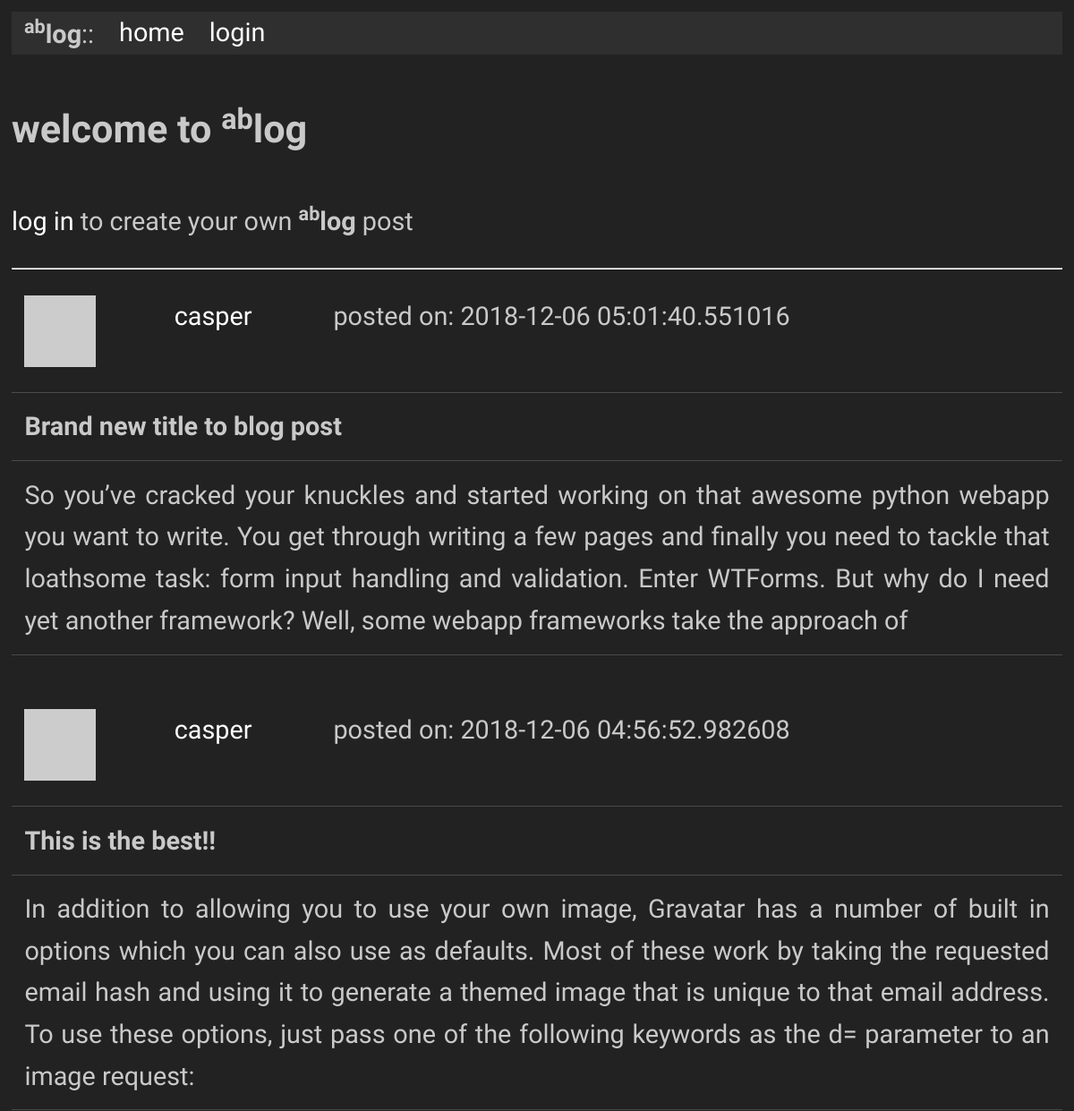
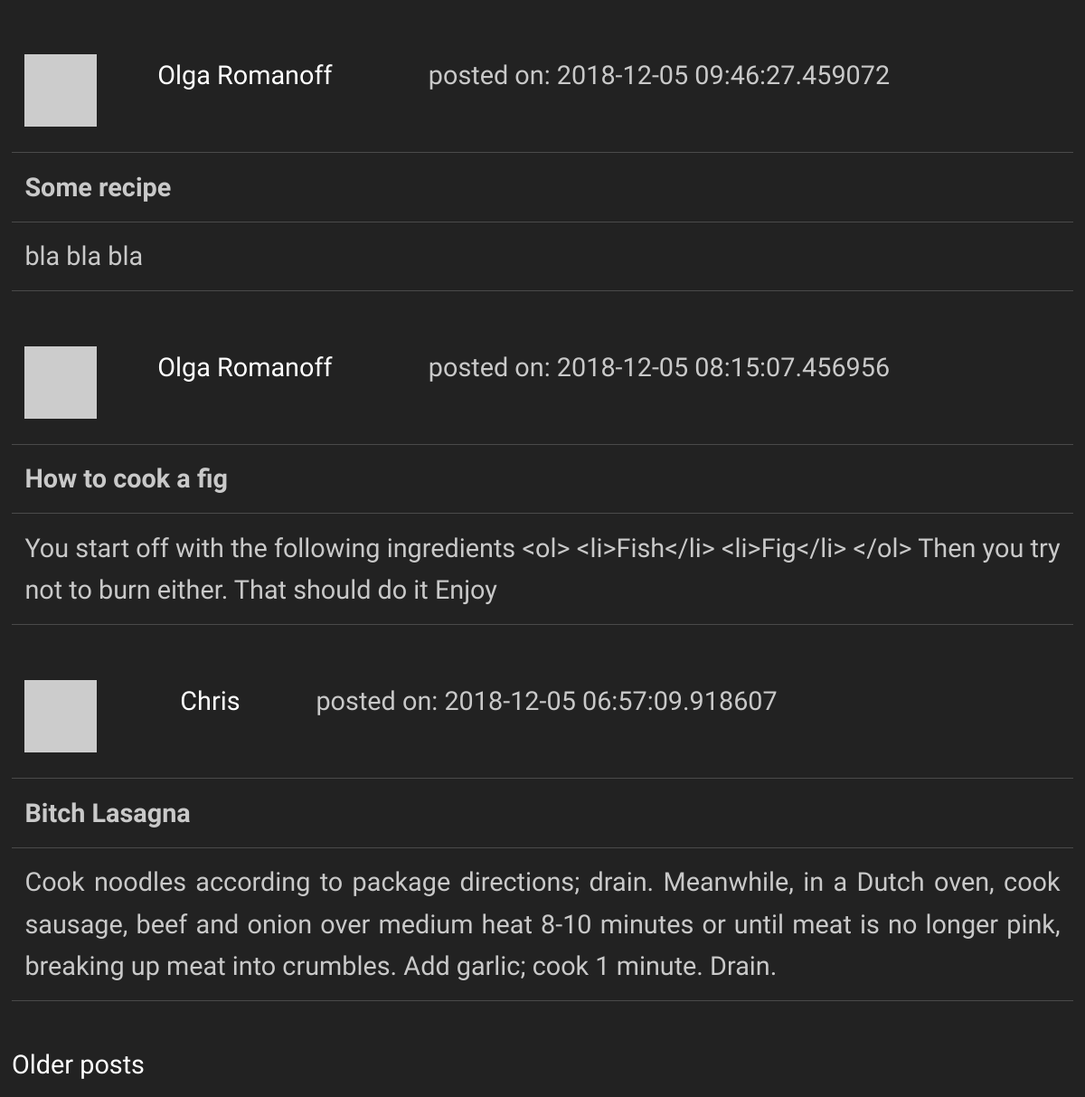
/index, run on the app's committed database (2 pictures, top to bottom).
### app/models.py (models this page shows, shortened)
class Post(db.Model):
    id           = db.Column(db.Integer, primary_key = True)
    title        = db.Column(db.String(40))
    body         = db.Column(db.String(100))
    timestamp    = db.Column(db.DateTime, index = True, default = datetime.utcnow)
    user_id      = db.Column(db.Integer, db.ForeignKey('user.id'))

class User(UserMixin, db.Model):
    id            = db.Column(db.Integer, primary_key = True)
    username      = db.Column(db.String(64), index = True, unique = True)
    full_name     = db.Column(db.String(80), index = True)
    email         = db.Column(db.String(128), index = True, unique = True)
    password_hash = db.Column(db.String(128))
    posts         = db.relationship('Post', backref = 'author', lazy = 'dynamic')
    about_me      = db.Column(db.String(50))
    last_seen     = db.Column(db.DateTime, default=datetime.utcnow)
    def avatar(self, size = 64):
        digest = md5(self.email.lower().encode('utf-8')).hexdigest()
        return('https://gravatar.com/avatar/{}?d=retro&s={}'.format(digest, size))

### app/routes.py (the view)
@app.route('/', methods = ['POST', 'GET'])
@app.route('/index', methods = ['POST', 'GET'])
def index():
    page        = request.args.get('page', 1, type = int)
    posts       = Post.query.order_by(Post.timestamp.desc()).paginate(page, app.config['POSTS_PER_PAGE'], False)
    next_url    = url_for('index', page = posts.next_num) if posts.has_next else None
    prev_url    = url_for('index', page = posts.prev_num) if posts.has_prev else None
    if current_user.is_authenticated:
        form = PostForm()
        if form.validate_on_submit():
            post = Post(title = form.title.data, body = form.body.data, author = current_user)
            db.session.add(post)
            db.session.commit()
            flash('Posted!', category='message')
            return(redirect(url_for('index')))
        return(render_template('index.html',  title = "Home", form = form, posts = posts.items, next_url = next_url, prev_url = prev_url))
    else:
        return(render_template('welcome.html',  title = "Welcome", posts = posts.items, next_url = next_url, prev_url = prev_url))

### app/routes.py (called while the page is built)
@app.before_request
def before_request():
    if current_user.is_authenticated:
        current_user.last_seen = datetime.utcnow()
        db.session.commit()

### app/templates/welcome.html (shortened to what this page needs)
{% extends "base.html" %}
{% block content %}
    <h4>welcome to <b><sup>ab</sup>log</b></h4>
    <p><a href="{{ url_for('login')}}">log in</a> to create your own <b><sup>ab</sup>log</b> post</p>
    <hr>
    {% for post in posts %}
        {% include '_post.html' %}
    {% endfor %}
    {% if next_url %}
    <a href="{{ next_url }}">Older posts</a>
    {% endif %}
{% endblock %}

### app/templates/_post.html
<table>
    <tr valign="top">
        <td>
          <img src="{{ post.author.avatar(48) }}"><br>
        </td>
        <td>
          <a href="{{ url_for('user', username=post.author.username) }}">{{ post.author.username }}</a>
        </td>
        <td>
          posted on: {{ post.timestamp }}
        </td>
    </tr>
</table>
<table>
  <tr>
      <td><b>{{ post.title }}<b></td>
  </tr>
  <tr>
      <td>{{ post.body }}</td>
  </tr>
</table>
<br>

### app/static/style.css (style rules this page uses)
body { font-size: 1.8rem; line-height: 1.618; max-width: 52em; margin: auto; font-family: 'Quattrocento Sans', sans-serif; color: #c9c9c9; background-color: #222222; padding: 13px; }
h1, h2, h3, h4, h5, h6 { font-family: 'Quattrocento Sans', sans-serif; font-weight: 700; overflow-wrap: break-word; word-wrap: break-word; -ms-word-break: break-all; word-break: break-word; -ms-hyphens: auto; -moz-hyphens: auto; -webkit-hyphens: auto; hyphens: auto; }
h4 { line-height: 0.9; font-size: 1.5em; }
small, sub, sup { font-size: 75%; }
hr { border-color: #ffffff; }
a { text-decoration: none; color: #ffffff; }
table { text-align: justify; width: 100%; border-collapse: collapse; }
td, th { padding: 0.5em; border-bottom: 1px solid #4a4a4a; }

### data on the page
Post: author.username "casper", timestamp "2018-12-06 05:01:40.551016", title "Brand new title to blog post", body "So you’ve cracked your knuckles and started working on that awesome python webapp you want to write. You get through writing a few pages and finally you need to tackle that loathsome task: form input handling and validation. Enter WTForms. But why do I need yet another framework? Well, some webapp frameworks take the approach of"
Post: author.username "casper", timestamp "2018-12-06 04:56:52.982608", title "This is the best!!", body "In addition to allowing you to use your own image, Gravatar has a number of built in options which you can also use as defaults. Most of these work by taking the requested email hash and using it to generate a themed image that is unique to that email address. To use these options, just pass one of the following keywords as the d= parameter to an image request:"
Post: author.username "Olga Romanoff", timestamp "2018-12-05 09:46:27.459072", title "Some recipe", body "bla bla bla"
Post: author.username "Olga Romanoff", timestamp "2018-12-05 08:15:07.456956", title "How to cook a fig", body "You start off with the following ingredients <ol> <li>Fish</li> <li>Fig</li> </ol> Then you try not to burn either. That should do it Enjoy"
Post: author.username "Chris", timestamp "2018-12-05 06:57:09.918607", title "Bitch Lasagna", body "Cook noodles according to package directions; drain. Meanwhile, in a Dutch oven, cook sausage, beef and onion over medium heat 8-10 minutes or until meat is no longer pink, breaking up meat into crumbles. Add garlic; cook 1 minute. Drain."
